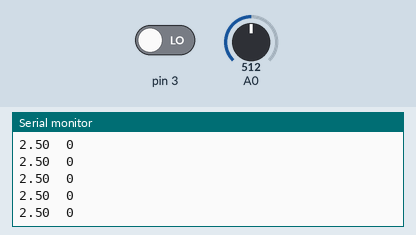
The sketch below on a simulated Arduino Uno, built with avr-gcc and run on an emulated ATmega328P. On the bench: the last lines printed to the serial monitor. The inputs (shaded band) are chosen by the test bench; at power-on: A0 = 512, pin 3 LOW.

Above: at 1.2 s.
1.3 s: A0 set to 716
At 1.31 s:
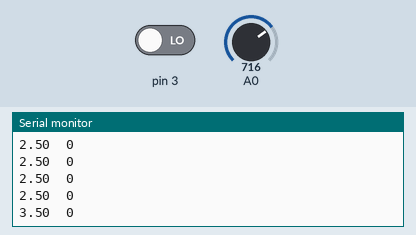
2.8 s: pin 3 driven HIGH
At 2.82 s:
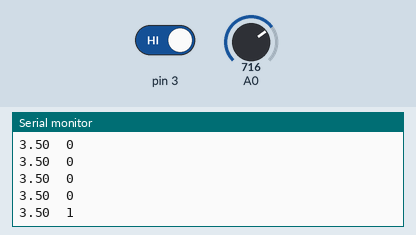
4.3 s: A0 set to 900
At 4.33 s:
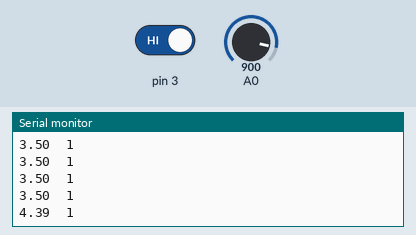
5.8 s: pin 3 driven LOW
At 5.84 s:
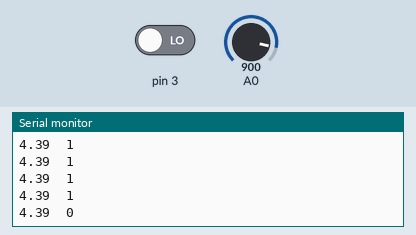
Timing chart, 0 to 8.3 s (numbered marks = the images above; inputs shaded):
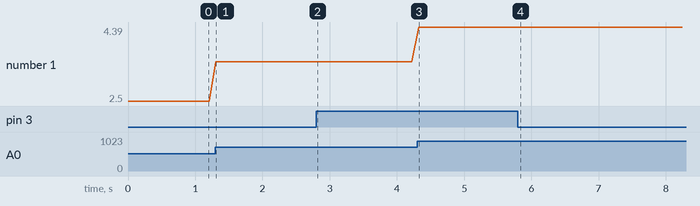

Measured:
- after the input at 1.3 s, the serial monitor: prints a new line at once (image 1)
- after the input at 2.8 s, the serial monitor: prints a new line at once (image 2)
- after the input at 4.3 s, the serial monitor: prints a new line at once (image 3)
- after the input at 5.8 s, the serial monitor: prints a new line at once (image 4)
- plotted number 1: 2.5 → 3.5 after the input at 1.3 s, 3.5 → 4.39 after the input at 4.3 s

The sketch:

indivial.ino
```cpp
void setup() {
  // put your setup code here, to run once:
  pinMode(A0,INPUT);
  pinMode(A1,INPUT);
  pinMode(3,INPUT);
  Serial.begin(9600);
}

void loop() {
  // put your main code here, to run repeatedly:
  Serial.print((float)analogRead(A0)*5.0/1024.0);
  Serial.print('\t');
  Serial.println(digitalRead(3));
  delay(100);
}
```
